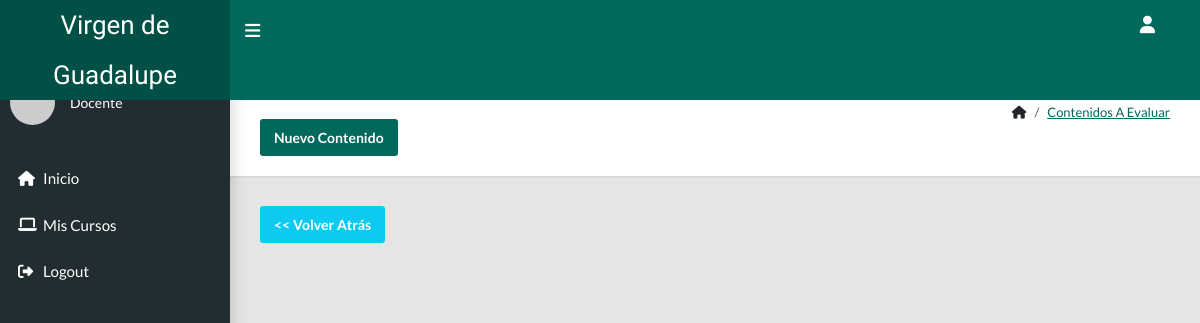
Page /profesor/contenido.php?curso=6 (signed in) on the earlier database version.
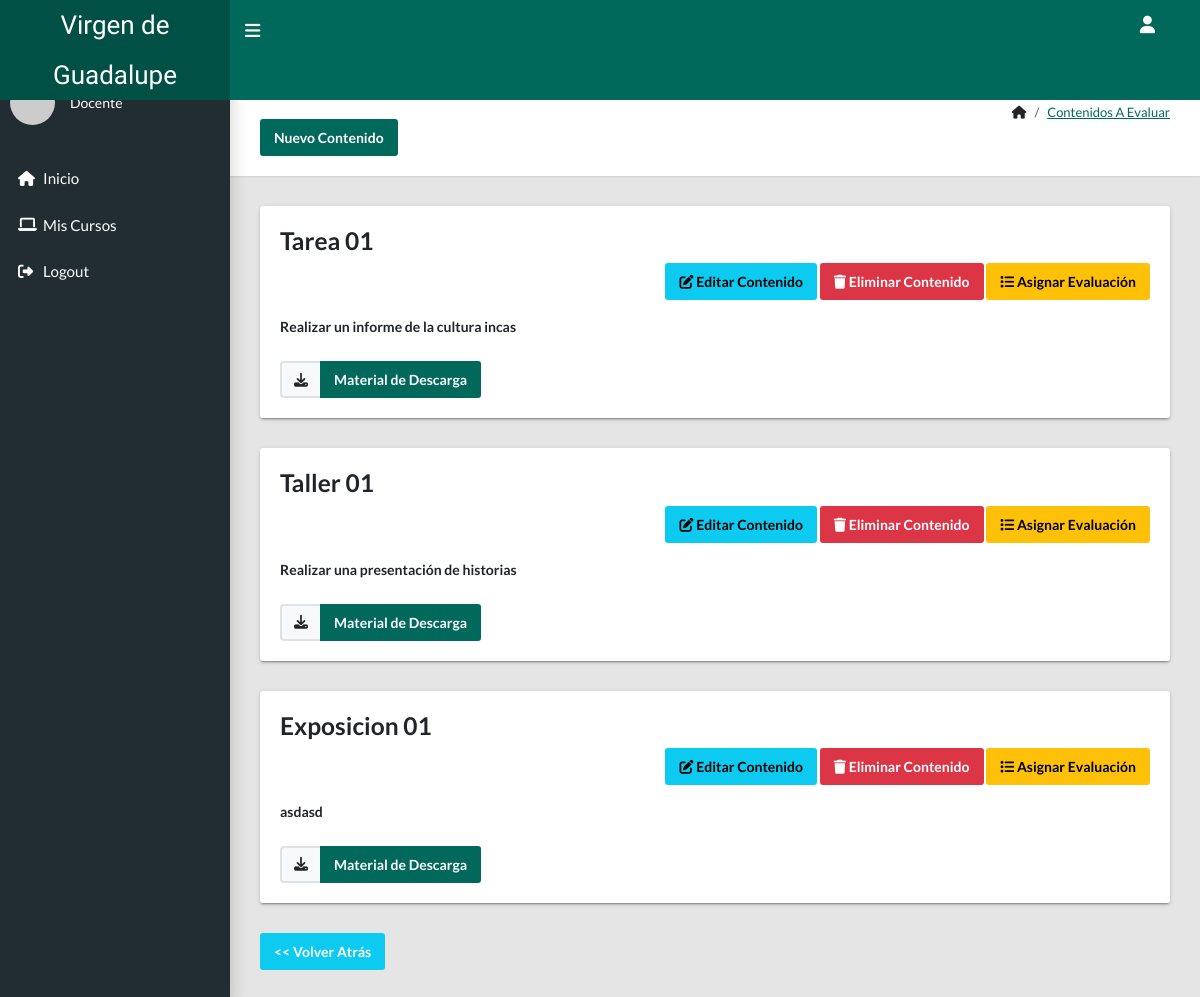
Same page on the later database version.
### tables this page shows
CREATE TABLE `contenidos` (
  `contenido_id` int(11) NOT NULL,
  `nombre_contenido` varchar(100) NOT NULL,
  `descripcion` varchar(255) NOT NULL,
  `material` varchar(255) NOT NULL,
  `pg_id` int(11) NOT NULL
);

### profesor/contenido.php (the view, shortened to what this page needs)
<?php
if(!empty($_GET['curso'])){
    $curso = $_GET['curso'];
}else{
    header("location: profesor/");
}
require_once 'includes/header.php';
require_once '../includes/conexion.php';
$sql = "SELECT * FROM contenidos as c INNER JOIN profesor_grado as pg ON pg.pg_id = c.pg_id WHERE pg.pg_id = $curso";
$query = $pdo->prepare($sql);
$query -> execute();
$row = $query ->rowCount();
?>
<main class="app-content">
      <div class="app-title">
        <div>
          <h1><i class="bi bi-speedometer"></i> Contenidos a Evaluar</h1>
          <button class="btn btn-primary" type="button" onclick="openModalContenido()" style="margin-top: 20px;">Nuevo Contenido</button>
        </div>
        <ul class="app-breadcrumb breadcrumb">
          <li class="breadcrumb-item"><i class="fa-solid fa-house"></i></li>
          <li class="breadcrumb-item"><a href="#">Contenidos a Evaluar</a></li>
        </ul>
      </div>
      <div class="row">
      <?php if ($row > 0) {
        while ($data = $query->fetch()) { ?>
        <div class="col-md-12">
          <div class="tile">
          <div class="tile-body">
              <div class="title-title-w-btn">
                <h3 class="title"><?= $data['nombre_contenido'] ?></h3>
                <p class="col text-end">
                    <button class="btn btn-info icon-btn" onclick="editarContenido(<?= $data['contenido_id']; ?>)"><i class="fa-solid fa-pen-to-square"></i> Editar Contenido</button>
                    <button class="btn btn-danger icon-btn" onclick="eliminarContenido(<?= $data['contenido_id']; ?>)"><i class="fa-solid fa-trash"></i> Eliminar Contenido</button>
                    <button class="btn btn-warning icon-btn" href="evaluacion.php?curso=<?= $data['pg_id']; ?>&contenido=<?= $data['contenido_id']; ?>"><i class="fa-solid fa-list"></i> Asignar Evaluación</button>
                </p>
              </div>
              <div class="title-body">
                <b><?= $data['descripcion']; ?></b>
              </div>
              <div class="title-footer mt-4">
                <div class="input-group">
                    <div class="input-group">
                        <div class="input-group-text">
                          <i class="fa-solid fa-download"></i>
                        </div>
                        <a class="btn btn-primary <?= empty($data['material']) ? 'disabled' : ''; ?>" href="<?= !empty($data['material']) ? 'profesor/profesor/' . $data['material'] : '#'; ?>" target="_blank">
                          Material de Descarga
                        </a>
                    </div>
                </div>
              </div>
            </div>
          </div>
        </div>
        <?php }
      } ?>
      </div>
      <div class="">
        <a href="index.php" class="btn btn-info text-white"><< Volver Atrás</a>
      </div>
    </main>
<?php
require_once 'includes/footer.php';
?>

### profesor/includes/header.php (shortened to what this page needs)
<!DOCTYPE html>
<html lang="en">
  <head>
    <link rel="stylesheet" type="text/css" href="css/styleprof.css">
    <link rel="stylesheet" type="text/css" href="../css/main.min.css">
    <link rel="stylesheet" type="text/css" href="../css/datatables.min.css">
    <link rel="stylesheet" type="text/css" href="../css/sweetalert2.min.css">
  </head>
  <body class="app sidebar-mini">
    <header class="app-header"><a class="app-header__logo" href="index.php">Virgen de Guadalupe</a>
      <a class="app-sidebar__toggle" href="#" data-toggle="sidebar" aria-label="Hide Sidebar"><i class="fas fa-bars fa-lg"></i></a>
      <ul class="app-nav">
        <li class="dropdown"><a class="app-nav__item" href="#" data-bs-toggle="dropdown" aria-label="Open Profile Menu"><i class="fas fa-user fa-lg"></i></a>
        </li>
      </ul>
    </header>
<?php include_once 'nav.php'; ?>

### profesor/includes/nav.php (shortened to what this page needs)
<aside class="app-sidebar">
  <div class="app-sidebar__user"><img class="app-sidebar__user-avatar" src="https://randomuser.me/api/portraits/men/1.jpg" alt="User Image">
    <div>
      <p class="app-sidebar__user-designation">Docente</p>
    </div>
  </div>
  <ul class="app-menu">
    <li><a class="app-menu__item" href="index.php"><i class="app-menu__icon fa-solid fa-house"></i><span class="app-menu__label">Inicio</span></a></li>
    <li class="treeview">
      <a class="app-menu__item" href="#" data-toggle="treeview">
      <i class="app-menu__icon fa-solid fa-laptop"></i>
        <span class="app-menu__label">Mis Cursos</span>
      </a>
    </li>
    <li><a class="app-menu__item" href="../logout.php"><i class="app-menu__icon fa-solid fa-right-from-bracket"></i><span class="app-menu__label">Logout</span></a></li>
  </ul>
</aside>

### profesor/includes/footer.php (shortened to what this page needs)
  </body>
</html>

Differences in the rows shown:
added contenidos: nombre_contenido "Tarea 01", descripcion "Realizar un informe de la cultura incas"
added contenidos: nombre_contenido "Taller 01", descripcion "Realizar una presentación de historias"
added contenidos: nombre_contenido "Exposicion 01", descripcion "asdasd"
